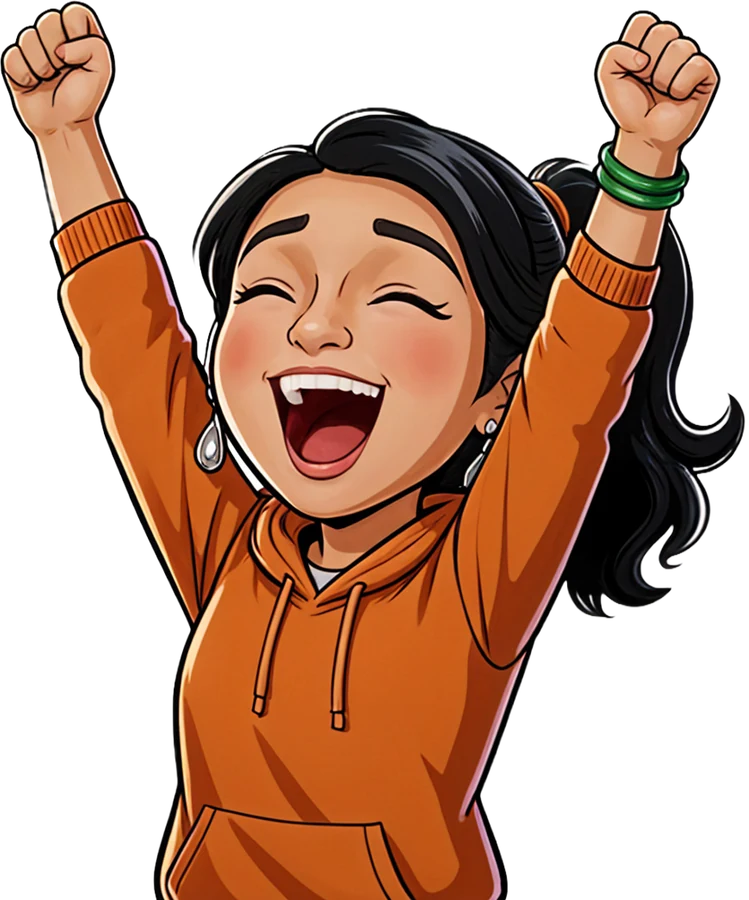
#> input picture src/assets/chhavi/cheer.webp, 749 x 900 px
$ python -i prepare-assets.py   (imports and definitions only)
#> lines starting #> are read from the running program, lines starting #| are printed output that depends on the picture; after the words box and inside, x2 and y2 are one past the last pixel; in counts of white or black regions, pixels touching at a corner belong together
"""Convert the designer's raw assets in docs/ into web-ready files under src/assets/.

Sources:
  docs/FICCI Mascarade_ Interactive Display_Folder_3.zip  master .ai (17 artboards), Chhavi PNGs, fonts
  docs/Animations.rar                                     icon sprite sheets
  docs/*.mp3.mpeg                                         music + sound effects
  docs/burst-bubble.json                                  tap burst (Lottie)
  docs/Landscape.ai                                       1920×1080 artboards (background only)
  docs/FICCI Mascarade_ Chavvi qr code_Folder.zip         screensaver artboard (QR handbook)
  docs/aws-game/…1920 X 1080 1.ai                         Amazon landscape start screen

Re-run whenever any of them change:
    python scripts/prepare-assets.py
    python scripts/prepare-assets.py saver   # just the screensaver art
    python scripts/prepare-assets.py aws     # just the Amazon start screen art
Needs Pillow, NumPy, PyMuPDF and the Windows/bsdtar `tar` (reads .rar).
"""
import io
import json
import re
import shutil
import statistics
import subprocess
import sys
import tempfile
import zipfile
from pathlib import Path

import numpy as np
import pymupdf
from PIL import Image

ROOT = Path(__file__).resolve().parent.parent
DOCS = ROOT / 'docs'
ASSETS = ROOT / 'src' / 'assets'
MASTER_ZIP = DOCS / 'FICCI Mascarade_ Interactive Display_Folder_3.zip'
LANDSCAPE_AI = DOCS / 'Landscape.ai'  # the 1920×1080 artboards; only its background is used
SAVER_ZIP = DOCS / 'FICCI Mascarade_ Chavvi qr code_Folder.zip'  # one 1080×1920 artboard, no landscape twin
AWS_AI = DOCS / 'aws-game' / 'FICCI Mascarade_ Interactive Display 1920 X 1080 1.ai'  # one 1920×1080 artboard, no portrait twin

CELL = 128  # sprite output frame size (px)
COLS = 10  # sprite output grid columns

# Linked Chhavi PNG -> pose name used by <Chhavi pose="...">
MASCOT = {
    'chhavi new copy.png': 'trophy',
    'Chhavi-9.png': 'cheer',
    'Chhavi-6.png': 'clap',
    'Chhavi-4.png': 'think',
    'Chhavi-13.png': 'sad',
    'Chhavi-12.png': 'facepalm',
    'Chhavi-3.png': 'win',
    'One.png': 'one',
    'two.png': 'two',
    'three.png': 'three',
}

COUNTDOWN_POSES = ('One.png', 'two.png', 'three.png')

FONTS = {
    'EmberModernDisplayStd-Regular.ttf': 'ember-regular.ttf',
    'EmberModernDisplayStd-Bold.ttf': 'ember-bold.ttf',
    'Vaseline Extra.ttf': 'vaseline-extra.ttf',
    'PressStart2P-Regular.ttf': 'press-start-2p.ttf',
}

AUDIO = {
    'freesound_community-pixel-song-19-31953.mp3.mpeg': 'music.mp3',
    'correct-6033.mp3.mpeg': 'correct.mp3',
    'negative_beeps-6008.mp3.mpeg': 'wrong.mp3',
}

# UI art cut from the artboards (0-based artboard index, crop box in 1080×1920 px), trimmed to content.
UI_CROPS = {
    'logo': (9, (250, 30, 830, 300)),
    'tap-to-play': (0, (270, 820, 810, 1130)),
    'lets-go': (1, (150, 860, 930, 1110)),
    'stars': (1, (440, 650, 640, 730)),
    'starts-in': (6, (100, 530, 980, 710)),
    'digit-1': (6, (380, 720, 700, 1060)),
    'digit-2': (7, (380, 720, 700, 1060)),
    'digit-3': (8, (380, 720, 700, 1060)),
    'great-job': (4, (340, 90, 730, 300)),
    'nice-try': (5, (340, 90, 730, 300)),
    'pass-headline': (4, (100, 300, 980, 545)),
    'fail-headline': (5, (60, 300, 1020, 560)),
    'your-score': (4, (220, 598, 860, 692)),
    'qr': (4, (300, 952, 780, 1350)),
}
# Chhavi's speech bubbles, copy and all, as the designer set them (Chhavi's raster left out).
BUBBLES = {
    'bubble-ready': (0, (140, 1360, 680, 1610)),
    'bubble-nice-catch': (2, (270, 120, 790, 450)),
    'bubble-watch-out': (2, (140, 900, 600, 1170)),
    'bubble-too-slow': (2, (620, 1380, 1050, 1730)),
    'bubble-decoy': (3, (270, 90, 790, 450)),
    'bubble-keep-going': (3, (140, 900, 600, 1170)),
    'bubble-pass': (4, (60, 1470, 680, 1760)),
    'bubble-fail': (5, (90, 1470, 700, 1830)),
}
# Pixel-art drawn on top of a card: rebuilt from its vector paths alone.
UI_VECTORS = {
    'shield-ok': (9, (120, 1115, 235, 1245)),
    'shield-bad': (14, (120, 1095, 240, 1215)),
    'coin': (9, (235, 1065, 315, 1145)),
    # empty bubble shapes for reaction lines the artboards don't letter
    'bubble-blank-1': (2, (270, 120, 790, 450)),
    'bubble-blank-2': (3, (270, 90, 790, 450)),
}
# Landscape art that differs from its portrait cut (artboard of docs/Landscape.ai, 1920×1080 box,
# raster images kept). Everything else is the same art and reuses the portrait file.
LANDSCAPE_CROPS = {
    'bubble-ready-landscape': (0, (1400, 340, 1830, 625), False),  # tail points down at her head
    'fail-headline-landscape': (3, (690, 214, 1250, 375), True),  # deep drop shadow
    'starts-in-landscape': (4, (650, 180, 1270, 300), True),  # tighter letter spacing
}


# ---------- sprites ----------

def grid_offset(alpha, cell):
    """Where the rows really start. Some sheets centre their grid with a margin, so slicing from
    y=0 cuts every frame in two (the truck's top in one frame, its wheels in the next). Pick the
    middle of the widest run of offsets where no drawn pixel sits on a row edge; if every offset
    crosses art (coin, watch draw past their edges on purpose), keep 0."""
    rows = alpha.any(axis=1)
    lines = lambda o: [round(o + k * cell) for k in range(int(len(rows) / cell) + 1) if round(o + k * cell) < len(rows)]
    clear = [not any(rows[y] for y in lines(o)) for o in range(int(cell))]
    if not any(clear):
        return 0.0
    # widest circular run of clear offsets, and its middle
    best, start = (0, 0), None
    for i in range(2 * len(clear)):
        if clear[i % len(clear)]:
            start = i if start is None else start
            best = max(best, (i - start + 1, start))
        else:
            start = None
    length, first = best
    top = (first + (min(length, len(clear)) - 1) / 2) % cell
    return top - cell if top > cell / 2 else top  # a first row starting just above y=0 is empty margin


def repack_sprite(src, out_dir):
    """Source sheets use square cells (15 or 5 columns) with fractional sizes; repack to integer cells."""
#> called with src = '../src/assets/chhavi/cheer.webp', out_dir = 'out.png'
    sheet = Image.open(src).convert('RGBA')
#> sheet is the input picture: PIL image 749x900 RGBA; mean R, G, B, A 88.1, 50.9, 30.5, 146.5
    w, h = sheet.size
#> w = 749; h = 900
    cols = 5 if w < 1000 else 15
#> cols = 5
    cell = w / cols
#> cell = 149.8
    alpha = sheet.getchannel('A').point(lambda p: 255 if p > 20 else 0)
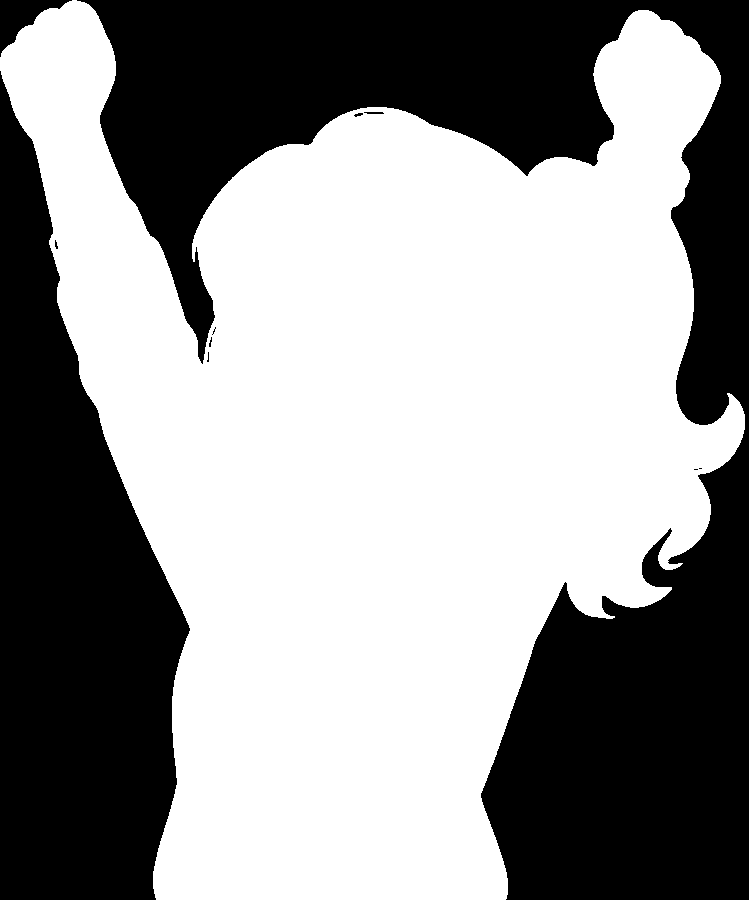
#> alpha: PIL image 749x900 L; 58% white; 11 black regions (6 under 20 px), largest, box (x1, y1, x2, y2) and area: (77, 0, 749, 900) 187581, (0, 71, 190, 900) 93731, (0, 0, 72, 57) 1580, (364, 112, 384, 114) 36, (354, 113, 363, 117) 22
    top = grid_offset(np.asarray(alpha) > 0, cell)
#> in grid_offset, `clear = [not any(rows[y] for y in lines(o)) for o in range(int(cell))]`: clear = 149 items, first 6: False, False, False, False, False, False
#> top = 0
    rows = int((h - top) / cell + 0.01)
#> rows = 6
    boxes = [(int(c * cell), int(top + r * cell), int((c + 1) * cell), int(top + (r + 1) * cell)) for r in range(rows) for c in range(cols)]
#> boxes = 30 items, first 6: (0, 0, 149, 149), (149, 0, 299, 149), (299, 0, 449, 149), (449, 0, 599, 149), (599, 0, 749, 149), (0, 149, 149, 299)
    drawn = [i for i, b in enumerate(boxes) if alpha.crop(b).getbbox()]
#> drawn = 27 values from 0 to 28
    # the icon plays once as its card arrives, so blank lead-in frames would only show an empty slot
    frames = [sheet.crop(b).resize((CELL, CELL), Image.LANCZOS) for b in boxes[drawn[0] : drawn[-1] + 1]]
#> frames = 29 items
    # ...and it holds its last frame, so end on the last full-size one: chat shrinks to a dot
    # and star fades out at the tail of their loops, which would leave an empty slot.
    area = [np.count_nonzero(np.asarray(f.getchannel('A')) > 40) for f in frames]
#> area = 29 values, max 16384 at index 7, min 0 at index 20, mean 9805.9
    frames = frames[: max(i for i, a in enumerate(area) if a >= 0.8 * max(area)) + 1]
#> frames = 28 items
    out = Image.new('RGBA', (COLS * CELL, -(-len(frames) // COLS) * CELL))
#> out: PIL image 1280x384 RGBA; every value is 0
    for i, f in enumerate(frames):
        out.paste(f, ((i % COLS) * CELL, (i // COLS) * CELL))
#> this loop made 28 passes
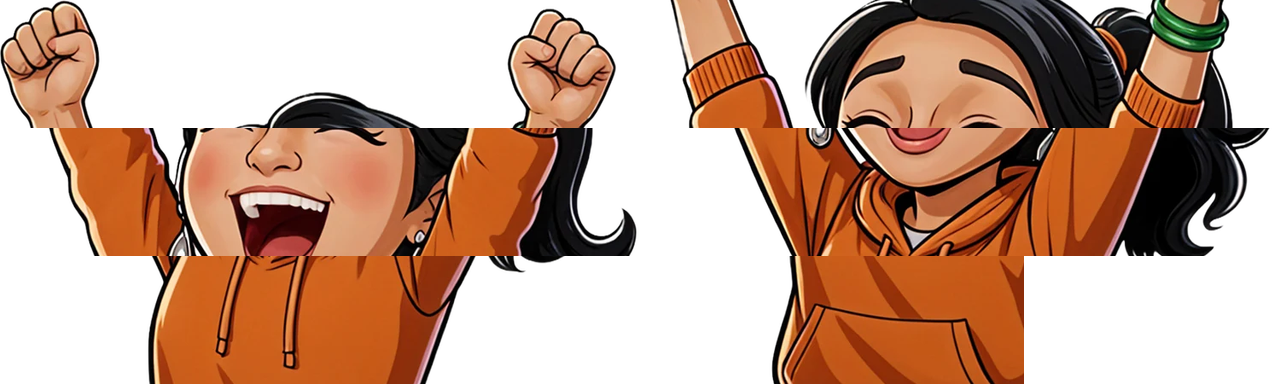
#> out: PIL image 1280x384 RGBA; mean R, G, B, A 86, 49.7, 29.5, 143.8; transparent parts drawn white
#> (the run stopped early here; a loop or call above may not have finished)

$ run again, on src/assets/chhavi/sad.webp
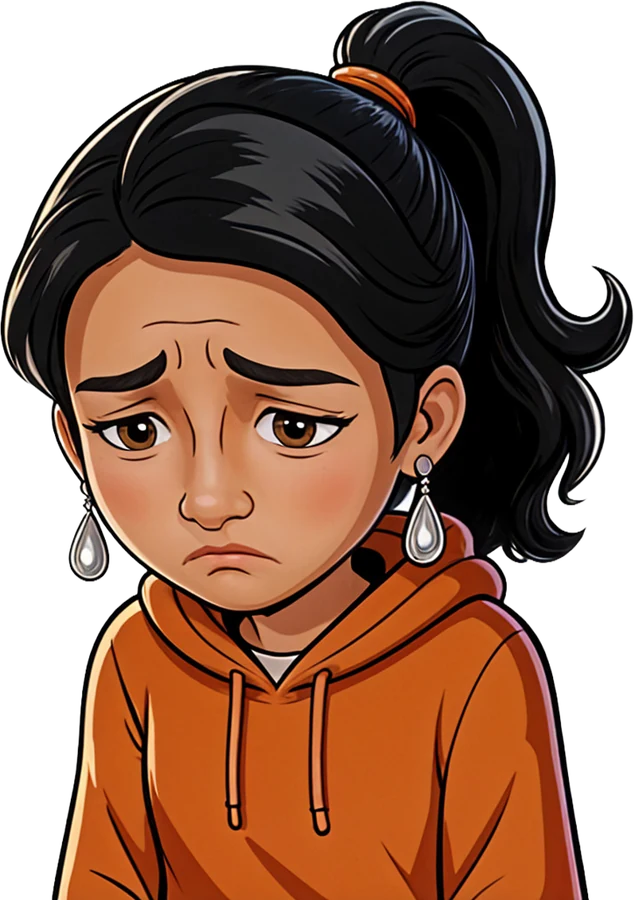
#> input picture src/assets/chhavi/sad.webp, 634 x 900 px
#> in repack_sprite, sheet is the input picture: PIL image 634x900 RGBA; mean R, G, B, A 87.2, 51.6, 32.9, 188.5
#> in repack_sprite, `alpha = sheet.getchannel('A').point(lambda p: 255 if p > 20 else 0)`:
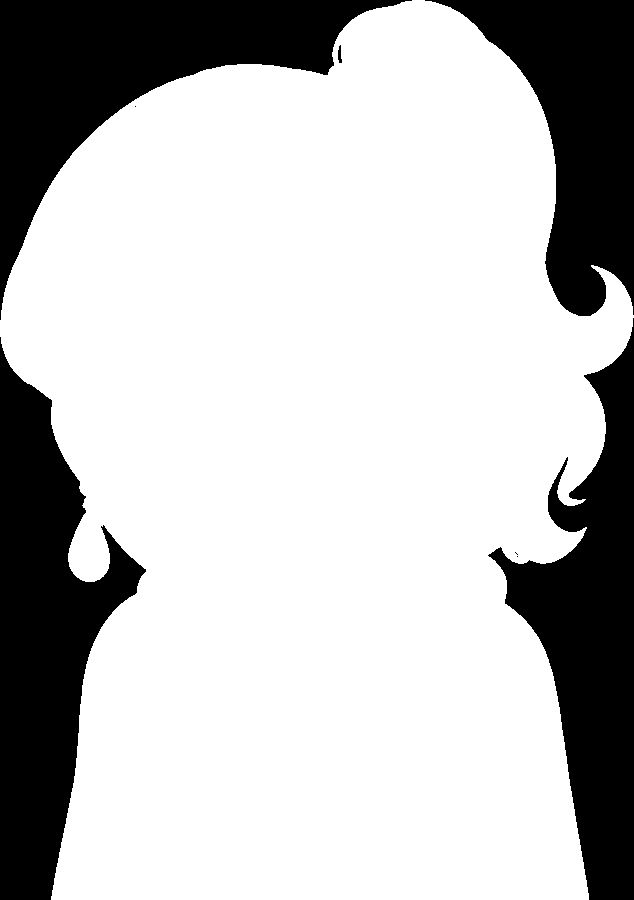
#> alpha: PIL image 634x900 L; 74.3% white; 8 black regions (3 under 20 px), largest, box (x1, y1, x2, y2) and area: (0, 337, 146, 900) 40385, (0, 0, 412, 320) 39099, (488, 318, 634, 900) 36675, (425, 0, 634, 316) 30249, (338, 45, 342, 63) 49
#> clear = 126 items, first 6: False, False, False, False, False, False
#> top = 0
#> rows = 7
#> boxes = 35 items, first 6: (0, 0, 126, 126), (126, 0, 253, 126), (253, 0, 380, 126), (380, 0, 507, 126), (507, 0, 634, 126), (0, 126, 126, 253)
#> drawn = 35 values from 0 to 34
#> in repack_sprite, `frames = [sheet.crop(b).resize((CELL, CELL), Image.LANCZOS) for b in b..`: frames = 35 items
#> area = 35 values, max 16384 at index 6, min 280 at index 0, mean 12126.1
#> in repack_sprite, `frames = frames[: max(i for i, a in enumerate(area) if a >= 0.8 * max(..`: frames = 34 items
#> the loop in repack_sprite, `for i, f in enumerate(frames):` made 34 passes
#> after the loop in repack_sprite, `for i, f in enumerate(frames):`:
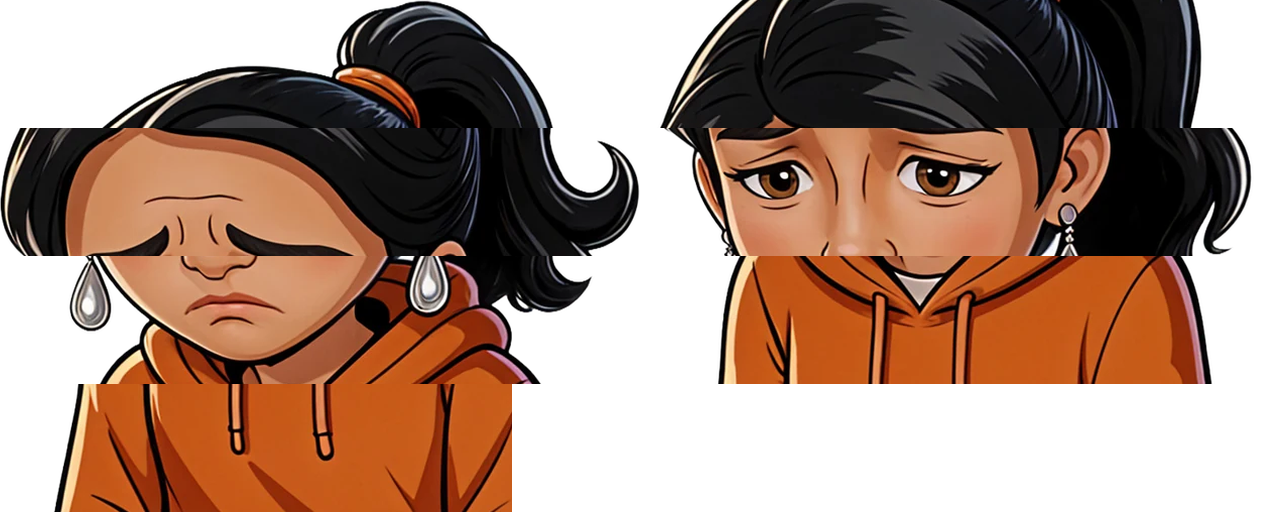
#> out: PIL image 1280x512 RGBA; mean R, G, B, A 72.6, 43.3, 27.8, 160.9; transparent parts drawn white

$ run again, on src/assets/chhavi/think.webp
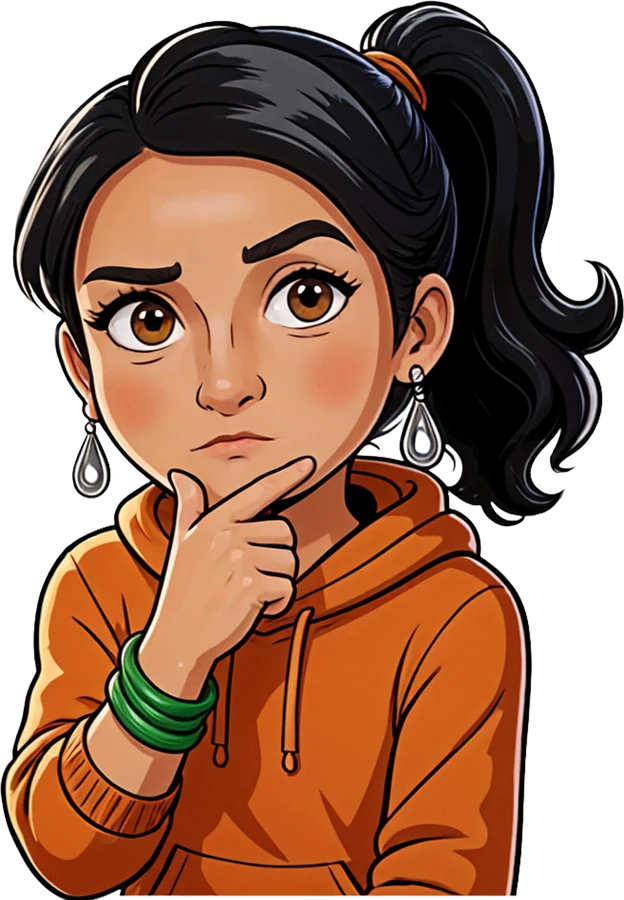
#> input picture src/assets/chhavi/think.webp, 624 x 900 px
#> in repack_sprite, sheet is the input picture: PIL image 624x900 RGBA; mean R, G, B, A 100.4, 61, 39.1, 192.8
#> in repack_sprite, `alpha = sheet.getchannel('A').point(lambda p: 255 if p > 20 else 0)`:
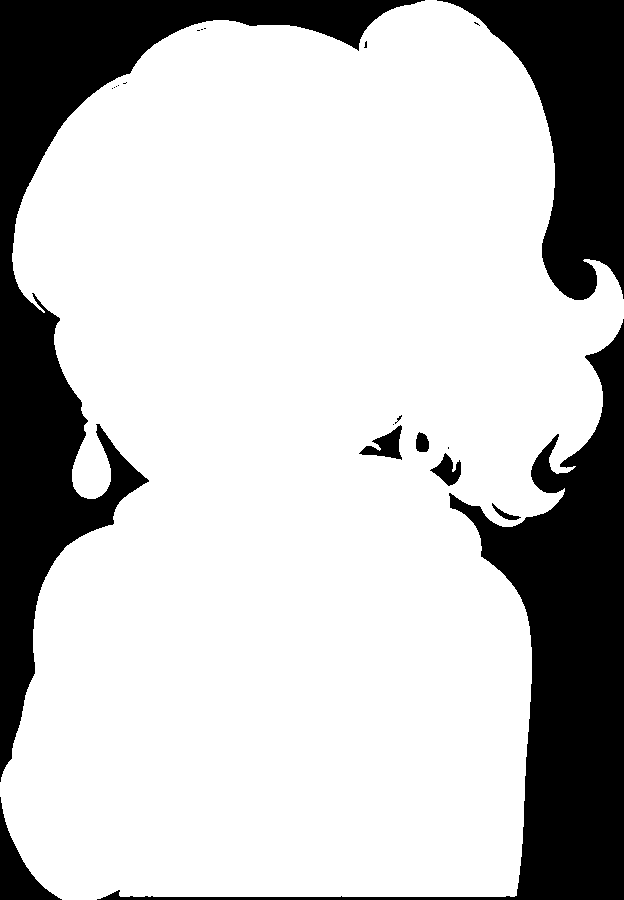
#> alpha: PIL image 624x900 L; 76.2% white; 21 black regions (13 under 20 px), largest, box (x1, y1, x2, y2) and area: (0, 0, 425, 782) 54140, (97, 319, 624, 900) 49864, (437, 0, 624, 300) 25734
#> clear = 124 items, first 6: False, False, False, False, False, False
#> top = 0
#> rows = 7
#> boxes = 35 items, first 6: (0, 0, 124, 124), (124, 0, 249, 124), (249, 0, 374, 124), (374, 0, 499, 124), (499, 0, 624, 124), (0, 124, 124, 249)
#> drawn = 35 values from 0 to 34
#> in repack_sprite, `frames = [sheet.crop(b).resize((CELL, CELL), Image.LANCZOS) for b in b..`: frames = 35 items
#> area = 35 values, max 16384 at index 6, min 1837 at index 0, mean 12505.3
#> in repack_sprite, `frames = frames[: max(i for i, a in enumerate(area) if a >= 0.8 * max(..`: frames = 34 items
#> the loop in repack_sprite, `for i, f in enumerate(frames):` made 34 passes
#> after the loop in repack_sprite, `for i, f in enumerate(frames):`:
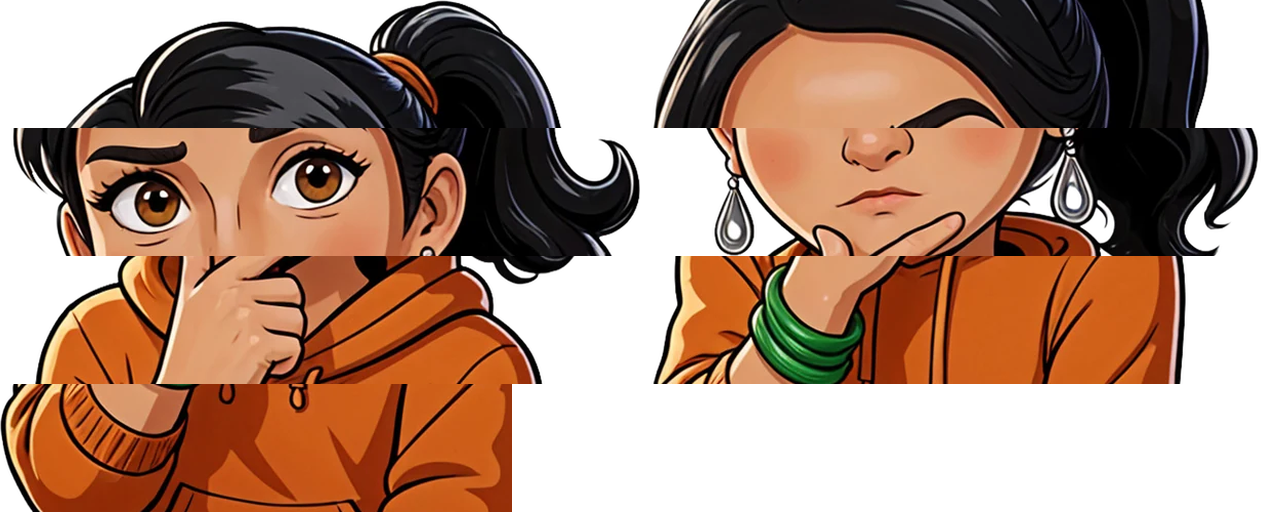
#> out: PIL image 1280x512 RGBA; mean R, G, B, A 85.8, 52.6, 33.8, 168.1; transparent parts drawn white
